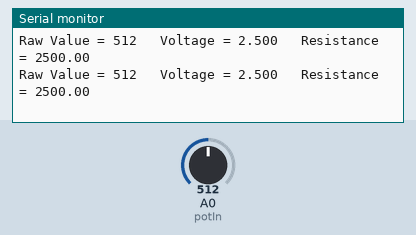
Simulated run of this sketch. Board: Arduino Uno, built with avr-gcc and run on an emulated ATmega328P. On the bench: the last lines printed to the serial monitor. Inputs (shaded band) come from the test bench; at power-on: A0 (potIn) = 512.

Above: at 1.3 s.
1.4 s: A0 (potIn) set to 716
At 1.9 s:
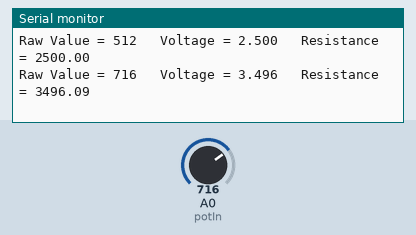
2.9 s: A0 (potIn) set to 900
At 3.4 s:
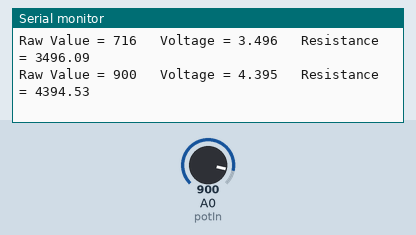
Timing chart, 0 to 5.9 s (numbered marks = the images above; inputs shaded):
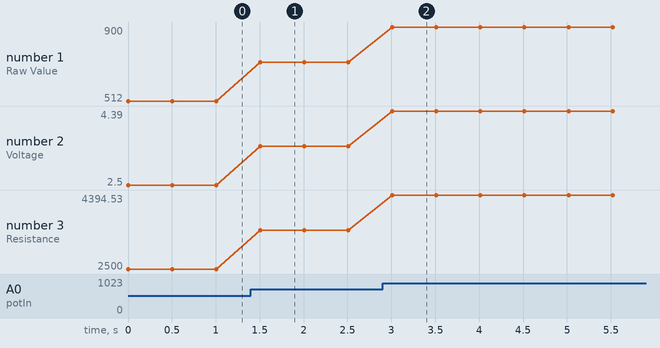

The sketch:

slide_pot.ino
```cpp
/*
Robotale Potentiometer Sample Sketch
*/
const int potIn = A0;

int RawValue= 0;
float Voltage = 0;
float Resistance = 0;

void setup(){
  pinMode(potIn, INPUT);
  Serial.begin(115200);
}

void loop(){
  RawValue = analogRead(potIn);
  Voltage = (RawValue * 5.0 )/ 1024.0; // scale the ADC

  Resistance = 5000.0 * (RawValue/1024.0); //5000 Refers to the resistance of potentiometer

  Serial.print("Raw Value = " );  // shows pre-scaled value
  Serial.print(RawValue);
  Serial.print("\t Voltage = "); // shows the voltage measured
  Serial.print(Voltage,3); //3 digits after decimal point
  Serial.print("\t Resistance = "); // shows the voltage measured
  Serial.println(Resistance);
  delay(500);   // 1/2 sec so your display doesnt't scroll too fast
}
```

Measured:
- after the input at 1.4 s, the serial monitor: prints a new line after 0.11 s (image 1)
- after the input at 2.9 s, the serial monitor: prints a new line after 0.11 s (image 2)
- plotted number 1: 512 → 716 after the input at 1.4 s, 716 → 900 after the input at 2.9 s
- plotted number 2: 2.5 → 3.5 after the input at 1.4 s, 3.5 → 4.39 after the input at 2.9 s
- plotted number 3: 2500 → 3496.09 after the input at 1.4 s, 3496.09 → 4394.53 after the input at 2.9 s
